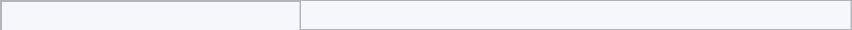
<?xml version="1.0" encoding="UTF-8"?>
<ui version="4.0">
 <class>ActiveCodeItem</class>
 <widget class="QWidget" name="ActiveCodeItem">
  <property name="geometry">
   <rect>
    <x>0</x>
    <y>0</y>
    <width>852</width>
    <height>30</height>
   </rect>
  </property>
  <property name="windowTitle">
   <string>Form</string>
  </property>
  <layout class="QVBoxLayout" name="verticalLayout">
   <property name="spacing">
    <number>0</number>
   </property>
   <property name="leftMargin">
    <number>0</number>
   </property>
   <property name="topMargin">
    <number>0</number>
   </property>
   <property name="rightMargin">
    <number>0</number>
   </property>
   <property name="bottomMargin">
    <number>0</number>
   </property>
   <item>
    <widget class="QFrame" name="frame_18">
     <property name="minimumSize">
      <size>
       <width>0</width>
       <height>30</height>
      </size>
     </property>
     <property name="maximumSize">
      <size>
       <width>16777215</width>
       <height>30</height>
      </size>
     </property>
     <property name="styleSheet">
      <string notr="true">background-color:#E6E9F2;</string>
     </property>
     <property name="frameShape">
      <enum>QFrame::StyledPanel</enum>
     </property>
     <property name="frameShadow">
      <enum>QFrame::Raised</enum>
     </property>
     <layout class="QHBoxLayout" name="horizontalLayout_31">
      <property name="spacing">
       <number>0</number>
      </property>
      <property name="leftMargin">
       <number>0</number>
      </property>
      <property name="topMargin">
       <number>0</number>
      </property>
      <property name="rightMargin">
       <number>0</number>
      </property>
      <property name="bottomMargin">
       <number>0</number>
      </property>
      <item>
       <widget class="QFrame" name="frame_22">
        <property name="minimumSize">
         <size>
          <width>300</width>
          <height>30</height>
         </size>
        </property>
        <property name="maximumSize">
         <size>
          <width>300</width>
          <height>30</height>
         </size>
        </property>
        <property name="frameShape">
         <enum>QFrame::StyledPanel</enum>
        </property>
        <property name="frameShadow">
         <enum>QFrame::Raised</enum>
        </property>
        <layout class="QVBoxLayout" name="verticalLayout_22">
         <property name="spacing">
          <number>0</number>
         </property>
         <property name="leftMargin">
          <number>0</number>
         </property>
         <property name="topMargin">
          <number>0</number>
         </property>
         <property name="rightMargin">
          <number>0</number>
         </property>
         <property name="bottomMargin">
          <number>0</number>
         </property>
         <item>
          <widget class="QLabel" name="labelActiveCode">
           <property name="styleSheet">
            <string notr="true">QFrame {border-right: 1px solid #D7D7DE;color:#505465;font-size:13px;font-weight:bold;background-color:#F5F7FB;}</string>
           </property>
           <property name="text">
            <string/>
           </property>
           <property name="alignment">
            <set>Qt::AlignCenter</set>
           </property>
          </widget>
         </item>
        </layout>
       </widget>
      </item>
      <item>
       <widget class="QLabel" name="labelActiveStatus">
        <property name="styleSheet">
         <string notr="true">QFrame {border-right: 1px solid #D7D7DE;color:#505465;font-size:13px;font-weight:bold;background-color:#F5F7FB;}</string>
        </property>
        <property name="text">
         <string/>
        </property>
        <property name="alignment">
         <set>Qt::AlignCenter</set>
        </property>
       </widget>
      </item>
     </layout>
    </widget>
   </item>
  </layout>
 </widget>
 <resources/>
 <connections/>
</ui>
